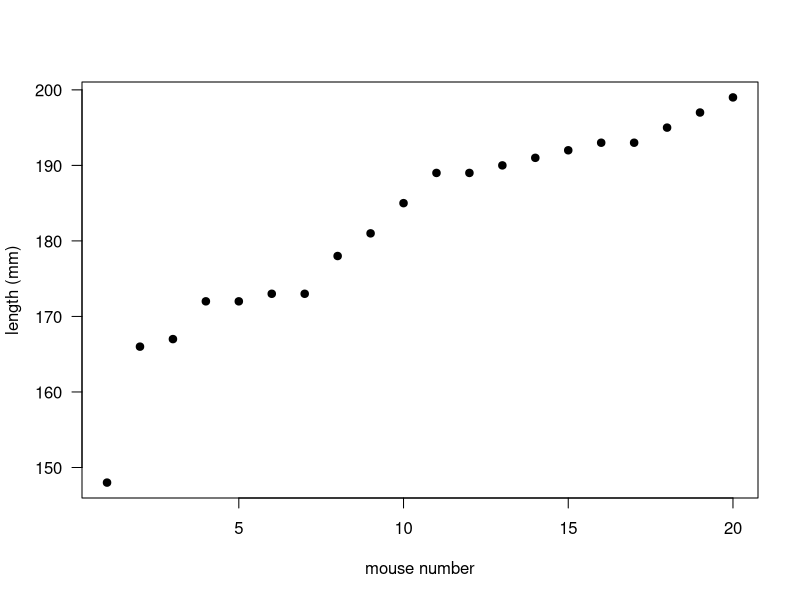
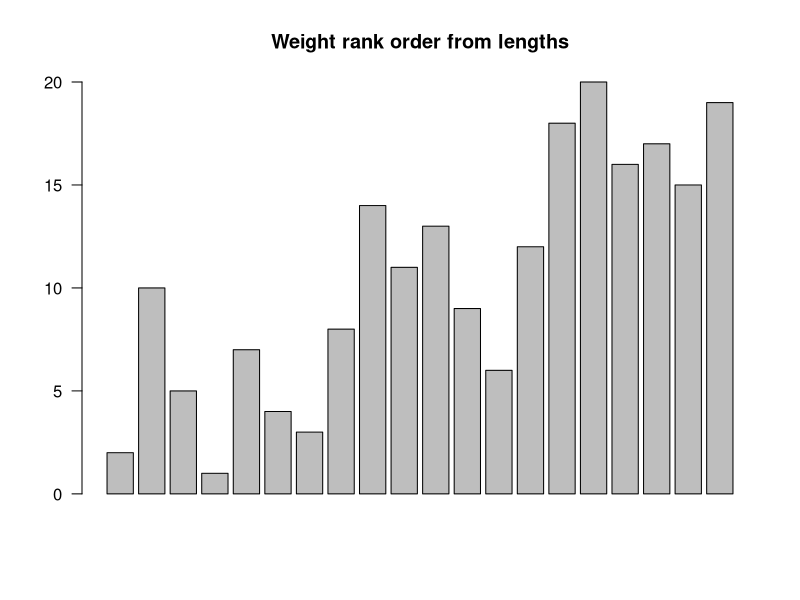
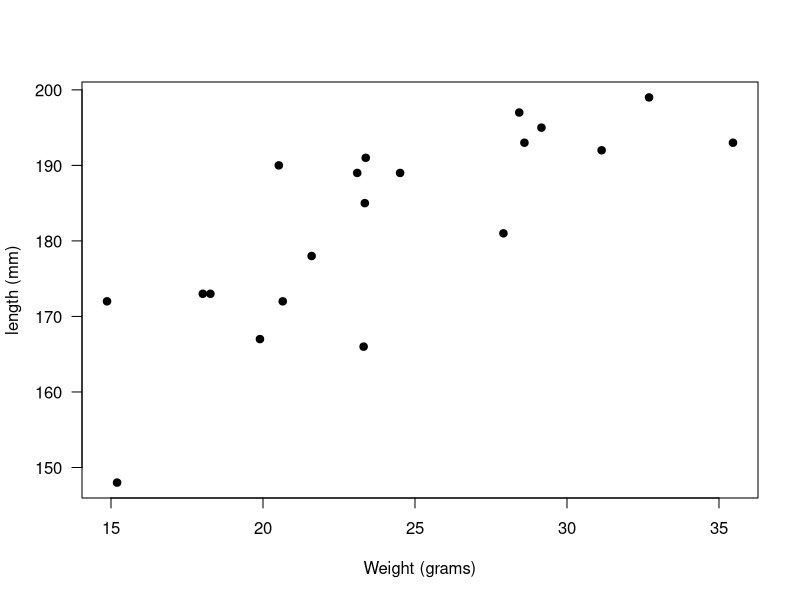
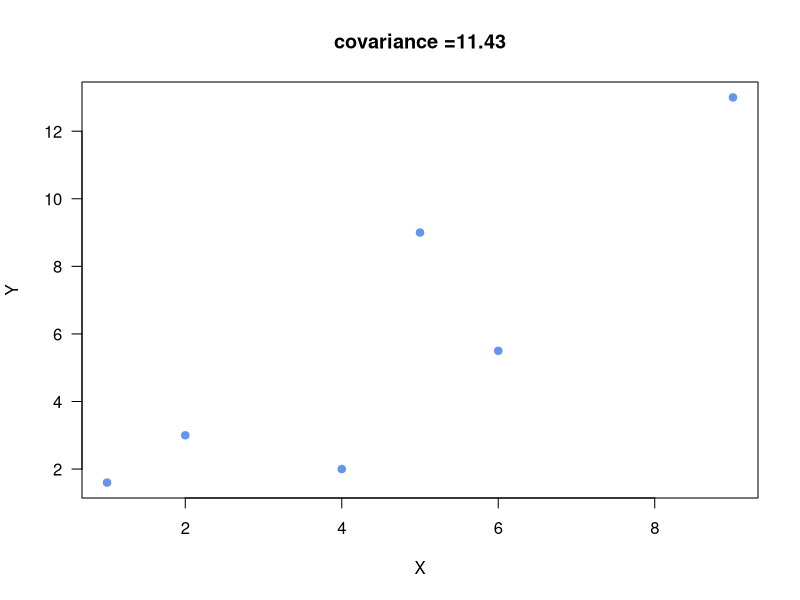
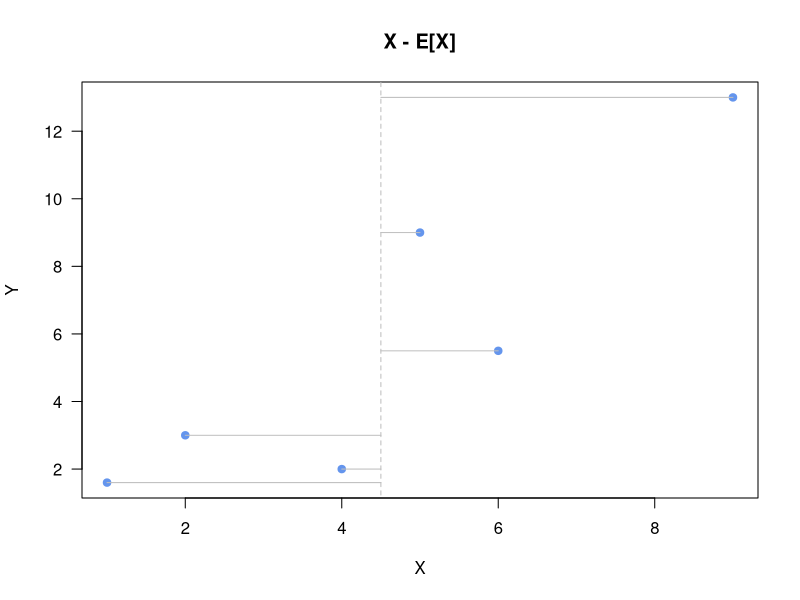
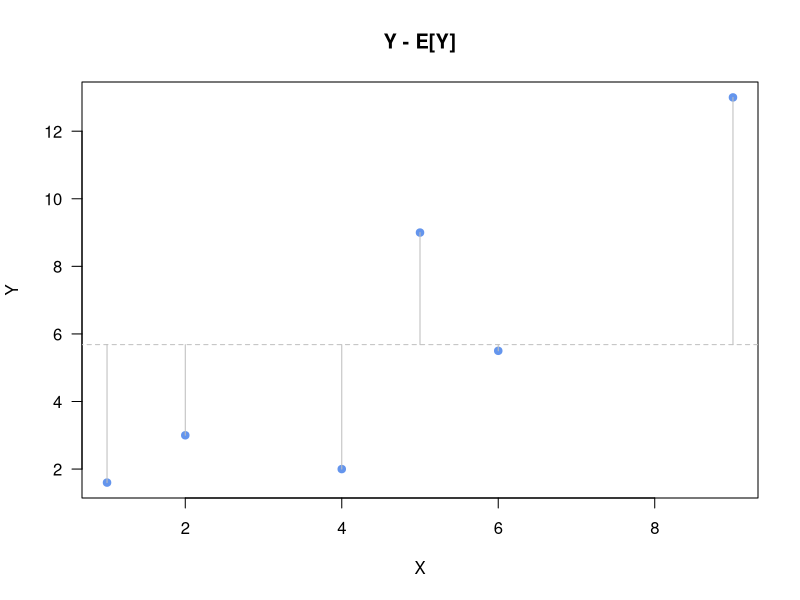
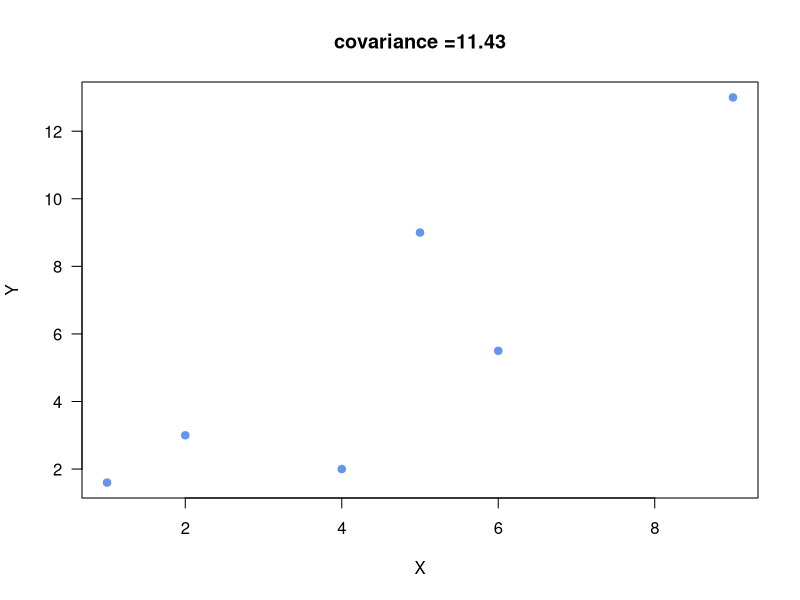
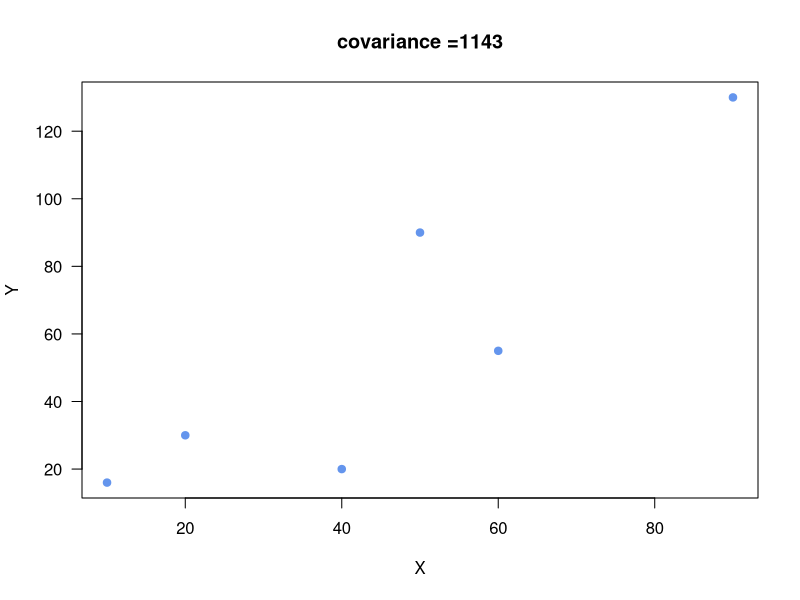

Source code (R) for these figures, in order:
## ---- chunk 1
knitr::opts_chunk$set(comment = NA)
knitr::opts_chunk$set( prompt=TRUE ) 

knitr::knit_hooks$set(small.mar = function(before, options, envir) {
    if (before) par(mar = c(2, 2, 1, 1))  # smaller margin on top and right
})

knitr::knit_hooks$set(med.mar = function(before, options, envir) {
    if (before) par(mar = c(4, 4, 1, 1))  # smaller margin on top and right
})

## ---- chunk 2
weights=c(23.31,28.43,24.51,31.14,21.60,19.90,27.91,23.10,23.38,18.27,18.02,
          14.87,35.46,20.52,28.60,23.35,20.65,29.16,15.20,32.70)
lengths=c(166,197,189,192,178,167,181,189,191,173,173,172,193,190,193,185,172,195,148,199)
plot(sort( lengths ), xlab="mouse number", ylab="length (mm)", pch=19, las=1)
## ---- chunk 3
barplot( rank(weights)[ order(rank(lengths))], main="Weight rank order from lengths", las=1 )
## ---- chunk 4
plot(weights, lengths, xlab="Weight (grams)", ylab="length (mm)", pch=19, las=1)
## ---- chunk 5
aa = c(1,2,4,5,6,9)
bb = c(1.6,3,2,9,5.5,13)
mu.aa = mean(aa)
mu.bb = mean(bb)
plot(aa,bb,las=1,xlab="X", ylab="Y", pch=19, col="cornflowerblue", main=paste("covariance =",cov(aa,bb),sep=""))

## ---- chunk 6
plot(aa,bb,las=1,xlab="X", ylab="Y", pch=19, col="cornflowerblue", main="X - E[X]")
lines(c(mu.aa, mu.aa), c(0, 100), col="gray", lty=2)
for(i in 1:length(aa) ){
    lines(c(aa[i], mu.aa), c(bb[i], bb[i]), lty=1, col="gray")
}

plot(aa,bb,las=1,xlab="X", ylab="Y", pch=19, col="cornflowerblue", main="Y - E[Y]")
lines( c(0, 500), c(mu.bb, mu.bb), col="gray", lty=2)
for(i in 1:length(bb) ){
    lines( c(aa[i], aa[i]),  c(bb[i], mu.bb),lty=1, col="gray")
}

## ---- chunk 7


print( data.frame( X_minus_meanX=round( aa-mu.aa, 2), 
            Y_minus_meanY=round( bb-mu.bb, 2), 
            product = round( (aa-mu.aa)*(bb-mu.bb), 2) ) )

example.rho = sum( (aa-mu.aa)*(bb-mu.bb) ) / (length(aa)-1)
## ---- chunk 8
plot(aa,bb,las=1,xlab="X", ylab="Y", pch=19, col="cornflowerblue", main=paste("covariance =",cov(aa,bb),sep=""))
plot(aa*10,bb*10,las=1,xlab="X", ylab="Y", pch=19, col="cornflowerblue", main=paste("covariance =",cov(aa*10,bb*10),sep="") )
## ---- chunk 9

pches = c( rep(19, 10), rep(1,10))
colors = c( rep("cornflowerblue", 10), rep("black",10))
xs = c(1:10, 1:10)

va = 1:10
vb = 1:10+1
par(mar = c(3, 3, 1, 1))  # smaller margin on top and right


plot(1:20, 1:20, pch=19, col="cornflowerblue", xlab="X", ylab="Y", axes=FALSE, main="rho = 1.0", mgp=c(0.5,1,0.5) )
box()

plot(1:20, 20:1, pch=19, col="cornflowerblue", xlab="X", ylab="Y", axes=FALSE, main="rho = -1.0", mgp=c(0.5,1,0.5) )
box()

vb = rep(5,10)
plot(1:20, rep(10,20), pch=19, col="cornflowerblue", xlab="X", ylab="Y", axes=FALSE, main="rho = 0", mgp=c(0.5,1,0.5) )
box()
## ---- chunk 10
example.rho = cor.test(aa,bb)$estimate
plot(aa,bb,las=1,xlab="X", ylab="Y", pch=19, col="cornflowerblue", main=paste("rho =", round( example.rho, 2),sep=" "))
plot(aa*10,bb*10,las=1,xlab="X", ylab="Y", pch=19, col="cornflowerblue", main=paste("rho =", round( cor.test(aa*10,bb*10)$estimate, 2),sep=" ") )
## ---- chunk 11
example.t = as.numeric( example.rho * sqrt( (length(aa)-2)/(1-example.rho^2)) )
## ---- chunk 12

bnd = 5
plot( seq(from=-bnd, to=bnd, by=0.01),  dt(seq(from=-bnd, to=bnd, by=0.01), df=length(aa)-2), 
    xlab="t statistic", main="t distribution", pch=19, cex=0.1, ylab="" )
for(i in seq(from=example.t, to=bnd, by=0.01)){
    lines(c( i,i ), c(0, dt(i, df=length(aa)-2)) )
    lines(c( -1*i,-1*i ), c(0, dt(i, df=length(aa)-2)) )
}
